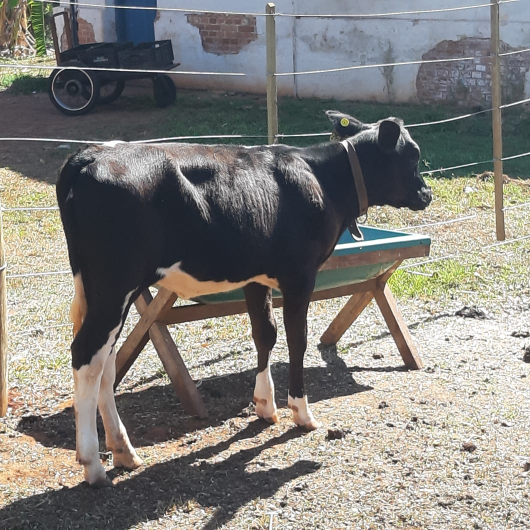
#> input picture Conict2021/6.jpeg, 1060 x 1060 px (shown at 1/2 size)
$ jupyter execute processJupyter_img6.ipynb
#> lines starting #> are read from the running program, lines starting #| are printed output that depends on the picture; after the words box and inside, x2 and y2 are one past the last pixel; in counts of white or black regions, pixels touching at a corner belong together
[cell 1]
import cv2 as cv
import numpy as np
from matplotlib import image, pyplot as plt

[cell 2]
img = cv.imread("6.jpeg")
#> img is the input picture: shape (1060, 1060, 3); mean B, G, R 124.7, 129.1, 130.9
resized = cv.resize(img, (600,400))
gray = cv.cvtColor(resized,cv.COLOR_BGR2GRAY)
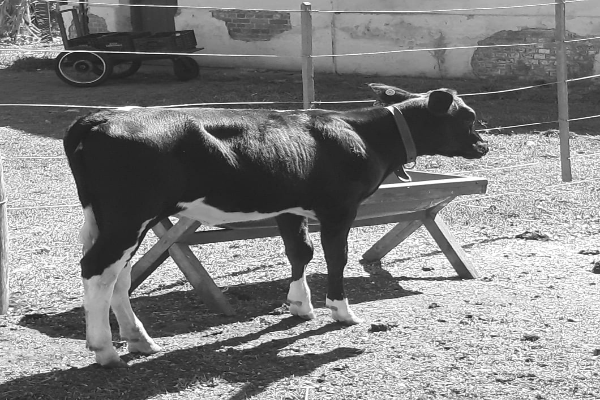
#> gray: shape (400, 600); min 8, max 255, mean 129
_,bin = cv.threshold(gray,50,255,cv.THRESH_BINARY)
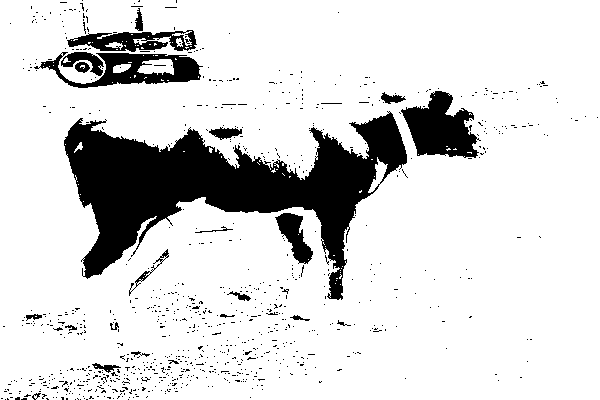
#> bin: shape (400, 600); 84.7% white; 903 black regions (879 under 20 px), largest, box (x1, y1, x2, y2) and area: (64, 111, 407, 300) 24587, (401, 91, 481, 158) 3162, (34, 52, 203, 88) 2539

srcs = [resized, gray, bin]
for index, img_index in enumerate(srcs):
    plt.subplot(3,3,index+1)
    plt.imshow(srcs[index],cmap='gray')
    plt.axis(False)
#> this loop made 3 passes
plt.show()
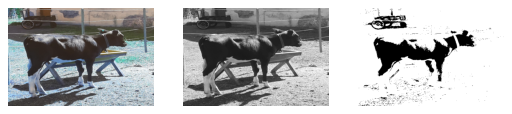
#> figure drawn by matplotlib, 3 panels; B, G, R data is drawn as R, G, B

[cell 3]
kernel = np.ones((3,3), np.uint8)
closing = cv.morphologyEx(bin,cv.MORPH_CLOSE,kernel, iterations = 5)
#> closing: shape (400, 600); 88.9% white; 6 black regions, box (x1, y1, x2, y2) and area: (66, 125, 375, 275) 20791, (406, 92, 472, 154) 2673, (361, 117, 406, 167) 1611, (279, 214, 311, 260) 797, (174, 57, 199, 82) 559, (105, 53, 128, 65) 268

plt.imshow(closing, cmap='gray')
plt.axis(False)
plt.show()

[cell 4]
bg = cv.dilate(closing,kernel,iterations=5)
#> bg: shape (400, 600); 93% white; 9 black regions (3 under 20 px), largest, box (x1, y1, x2, y2) and area: (73, 130, 370, 270) 14467, (411, 97, 467, 149) 1373, (366, 122, 401, 162) 761, (179, 62, 194, 77) 159, (284, 219, 295, 234) 99, (299, 247, 306, 255) 27

plt.imshow(bg, cmap='gray')
plt.axis(False)
plt.show()

[cell 5]
dist = cv.distanceTransform(bg,cv.DIST_L2,3)
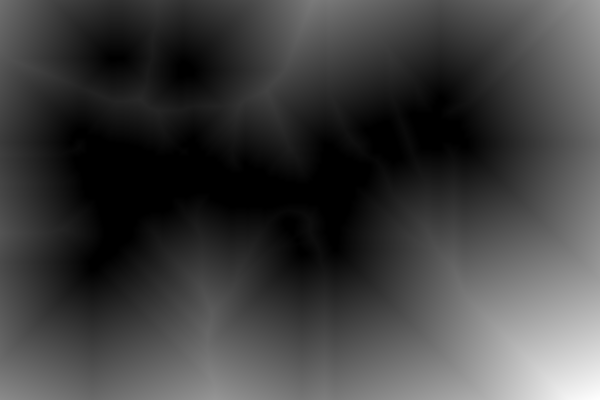
#> dist: shape (400, 600) float32; min 0, max 296.7, mean 73.5; drawn with min black and max white

plt.imshow(dist, cmap='gray')
plt.axis(False)
plt.show()

[cell 6]
_,fg = cv.threshold(dist,0.1*dist.max(),255,0)
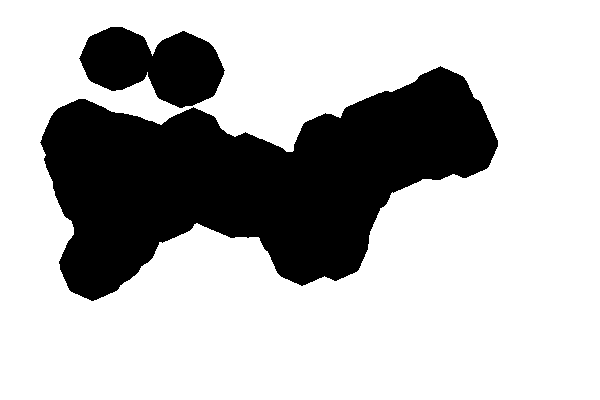
#> fg: shape (400, 600) float32; 72.7% white; 2 black regions, box (x1, y1, x2, y2) and area: (40, 66, 498, 301) 57756, (79, 27, 225, 108) 7701

plt.imshow(fg, cmap='gray')
plt.axis(False)
plt.show()

[cell 7]
fg = np.uint8(fg)
plt.imshow(fg, cmap='binary')
plt.axis(False)
plt.show()

[cell 8]
unknown = cv.subtract(bg,fg)
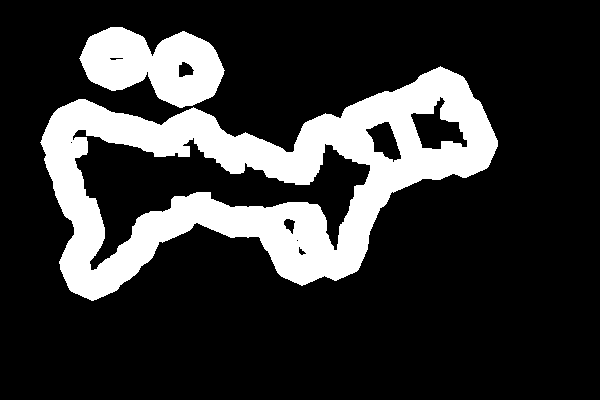
#> unknown: shape (400, 600); 20.2% white; 2 white regions, box (x1, y1, x2, y2) and area: (40, 66, 498, 301) 41027, (79, 27, 225, 108) 7524

plt.imshow(unknown, cmap='gray')
plt.axis(False)
plt.show()

[cell 9]
_, marker = cv.connectedComponents(fg)
marker = marker+1
marker[unknown == 255] = 0
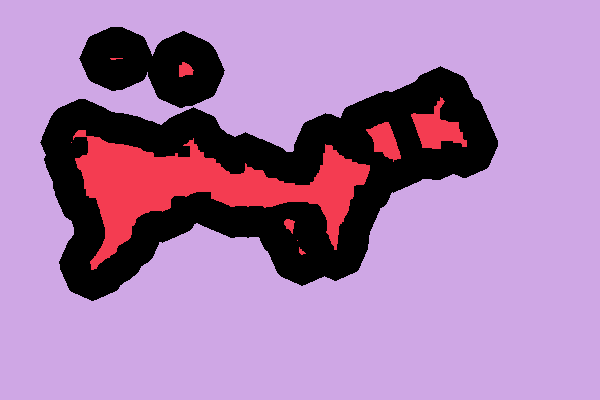
#> marker: shape (400, 600) int32; 3 distinct labels, from 0 to 2; one colour per label, 0 black
marker = cv.watershed(resized,marker)
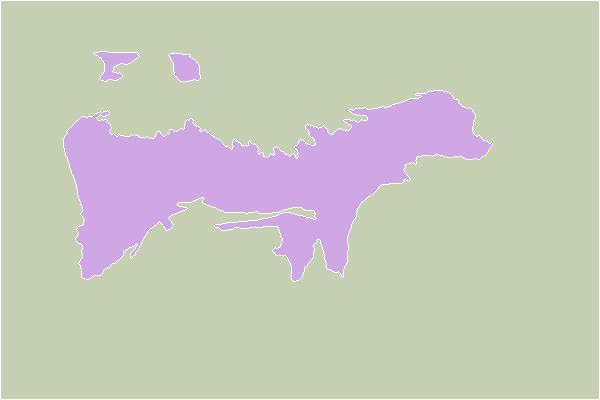
#> marker: shape (400, 600) int32; 3 distinct labels, from -1 to 2; one colour per label, 0 black, -1 white
resized[marker == -1] = [0,0,255]
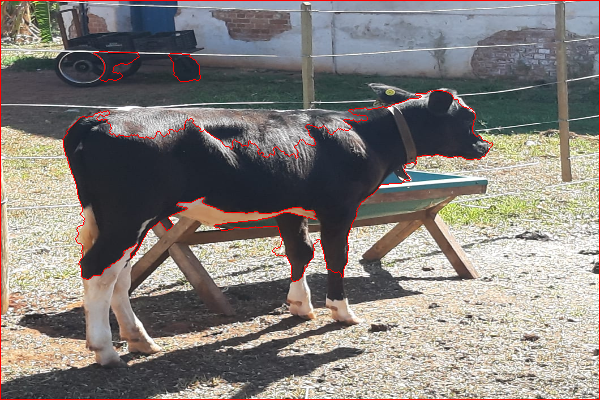
#> resized: shape (400, 600, 3); mean B, G, R 122.3, 126.7, 132.7

plt.imshow(marker, cmap='binary')
plt.axis(False)
plt.show()

[cell 10]
cv.imwrite("Redmensionado.jpeg", marker)
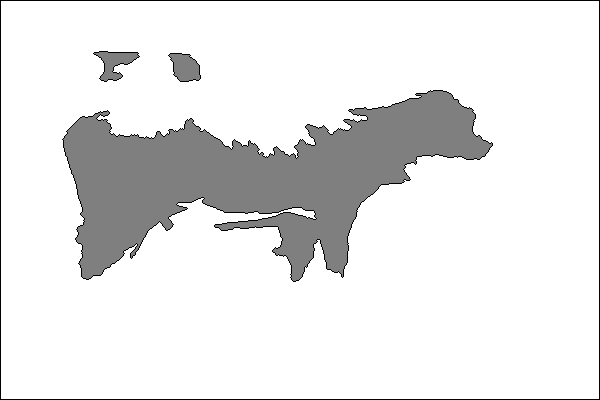
#> saved as Redmensionado.jpeg: shape (400, 600); min 0, max 2, mean 1.81; drawn with min black and max white
px = marker[179,115]
#> px = 1
print(px)
#| 1

$ run again, with Conict2021/1.jpeg copied over Conict2021/6.jpeg
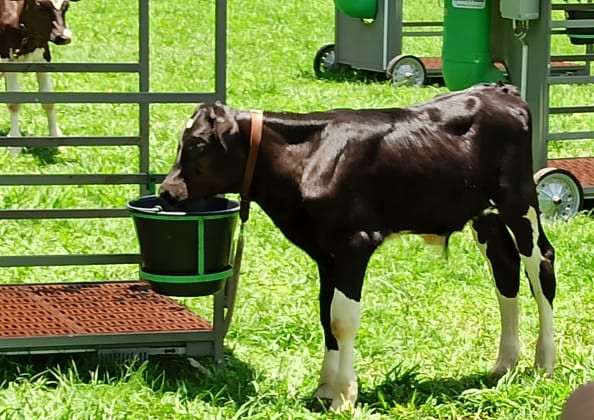
#> input picture Conict2021/1.jpeg, 594 x 420 px
#> img is the input picture: shape (420, 594, 3); mean B, G, R 67.7, 134, 114.6
#> bin: shape (400, 600); 76.5% white; 392 black regions (328 under 20 px), largest, box (x1, y1, x2, y2) and area: (129, 103, 560, 333) 34523, (0, 324, 255, 387) 5770, (96, 206, 201, 263) 3363
#> the loop `for index, img_index in enumerate(srcs):` made 3 passes
#> closing: shape (400, 600); 82.8% white; 16 black regions, largest, box (x1, y1, x2, y2) and area: (164, 109, 542, 290) 30681, (139, 208, 200, 263) 3064, (206, 208, 233, 260) 1295
#> bg: shape (400, 600); 89.5% white; 19 black regions (2 under 20 px), largest, box (x1, y1, x2, y2) and area: (181, 114, 537, 283) 20089, (144, 213, 195, 258) 2004, (485, 209, 520, 277) 1033
#> unknown: shape (400, 600); 16.3% white; 7 white regions, largest, box (x1, y1, x2, y2) and area: (129, 99, 552, 300) 28733, (0, 325, 126, 363) 3765, (0, 0, 63, 62) 2407
#> `marker = cv.watershed(resized,marker)`:
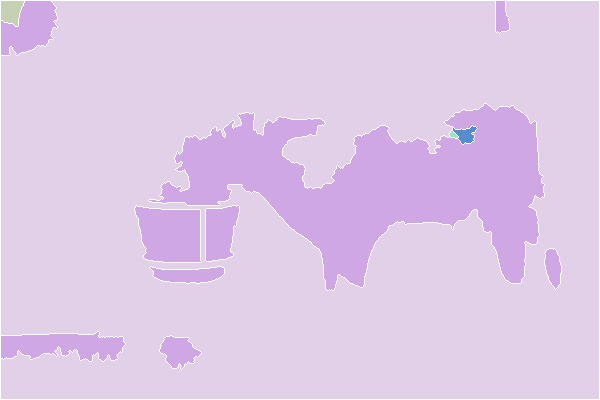
#> marker: shape (400, 600) int32; 6 distinct labels, from -1 to 5; one colour per label, 0 black, -1 white
#> `cv.imwrite("Redmensionado.jpeg", marker)`:
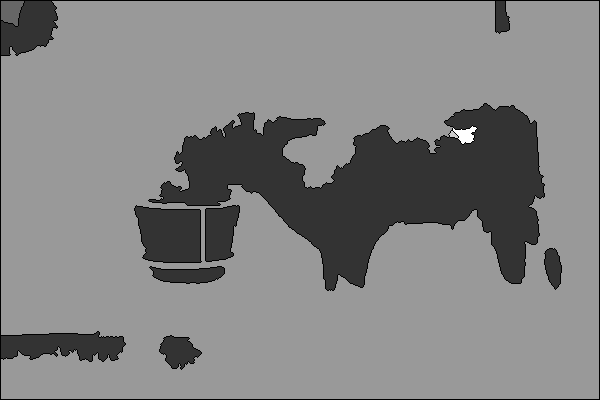
#> saved as Redmensionado.jpeg: shape (400, 600); min 0, max 5, mean 2.56; drawn with min black and max white
#> px = 3
#| 3

$ run again, with Conict2021/10.jpeg copied over Conict2021/6.jpeg
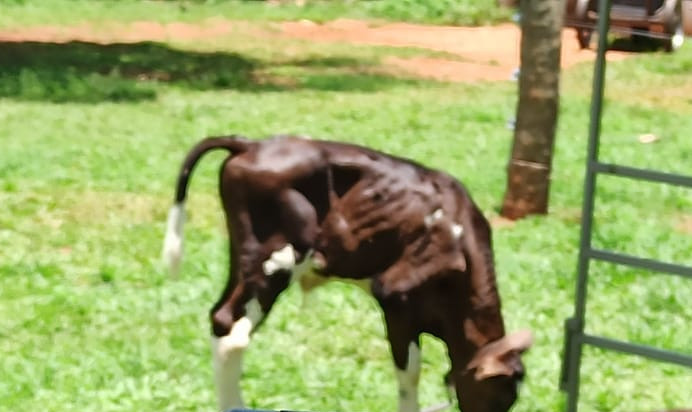
#> input picture Conict2021/10.jpeg, 692 x 412 px
#> img is the input picture: shape (412, 692, 3); mean B, G, R 101.8, 168.1, 153.5
#> bin: shape (400, 600); 91.1% white; 48 black regions (24 under 20 px), largest, box (x1, y1, x2, y2) and area: (184, 160, 454, 400) 16943, (201, 244, 252, 312) 1344, (524, 34, 581, 50) 637
#> the loop `for index, img_index in enumerate(srcs):` made 3 passes
#> closing: shape (400, 600); 93.4% white; 11 black regions, largest, box (x1, y1, x2, y2) and area: (330, 262, 435, 361) 5628, (191, 173, 262, 236) 2817, (281, 222, 353, 271) 2463
#> bg: shape (400, 600); 96.9% white; 14 black regions (4 under 20 px), largest, box (x1, y1, x2, y2) and area: (335, 267, 407, 356) 2931, (196, 178, 257, 231) 1487, (286, 227, 348, 266) 1213
#> unknown: shape (400, 600); 16.4% white; 3 white regions, box (x1, y1, x2, y2) and area: (170, 141, 468, 400) 33423, (514, 0, 595, 71) 4296, (0, 28, 40, 84) 1734
#> `cv.imwrite("Redmensionado.jpeg", marker)`:
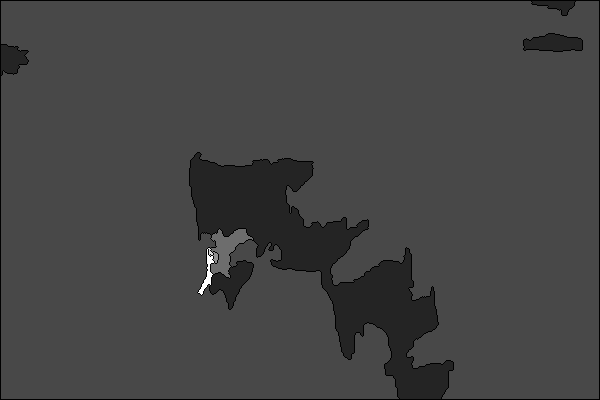
#> saved as Redmensionado.jpeg: shape (400, 600); min 0, max 7, mean 1.89; drawn with min black and max white
#> px = 2
#| 2
